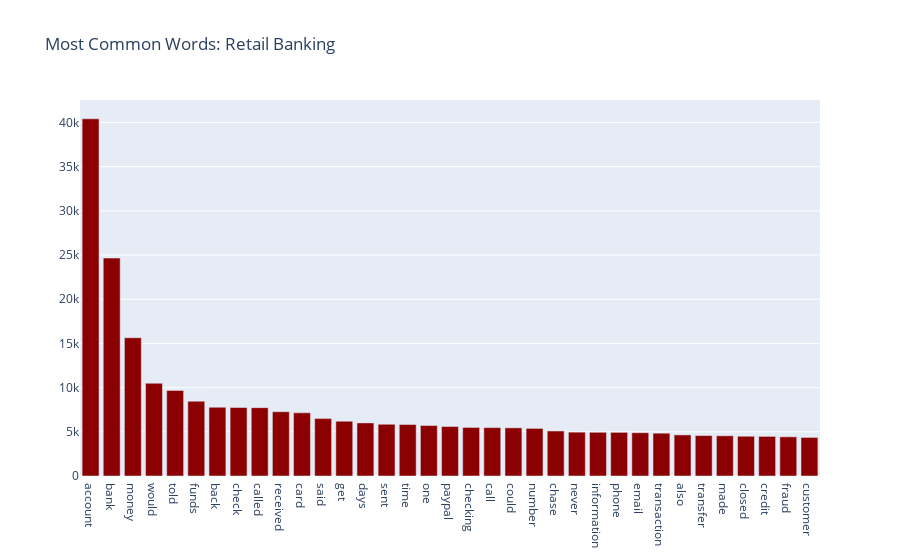

Notebook cell for this chart:
### Code cell
data = FreqDist(retail_banking_text_processed).most_common(35)
fig = go.Figure()
fig.add_trace(go.Bar(x= [data[i][0] for i in range(len(data))], y=[data[i][1] for i in range(len(data))]))
fig.update_traces(marker_color='darkred')
fig.update_layout(title = "Most Common Words: Retail Banking")
fig.show()

### Figure 1 — Plotly figure (JSON) as saved in the notebook; plotly's stock layout.template omitted (floating-point values rounded to 4 significant figures)
{"data": [{"marker": {"color": "darkred"}, "type": "bar", "x": ["account", "bank", "money", "would", "told", "funds", "back", "check", "called", "received", "card", "said", "get", "days", "sent", "time", "one", "paypal", "checking", "call", "could", "number", "chase", "never", "information", "phone", "email", "transaction", "also", "transfer", "made", "closed", "credit", "fraud", "customer"], "y": [40415, 24655, 15640, 10493, 9679, 8462, 7777, 7750, 7733, 7272, 7146, 6495, 6199, 6008, 5853, 5826, 5714, 5601, 5494, 5475, 5449, 5386, 5091, 4961, 4945, 4937, 4896, 4843, 4648, 4573, 4548, 4498, 4481, 4432, 4363]}], "layout": {"autosize": true, "title": {"text": "Most Common Words: Retail Banking"}, "xaxis": {"autorange": true, "range": [-0.5, 34.5], "type": "category"}, "yaxis": {"autorange": true, "range": [0, 42540.0], "type": "linear"}}}
